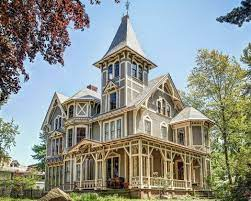
#> input picture homeImage.jpeg, 251 x 201 px
$ python image_blurring.py
#> lines starting #> are read from the running program, lines starting #| are printed output that depends on the picture
# Import Required Packages
import cv2
import numpy as np

# Create a variable containing the path to the image
image_path = 'homeImage.jpeg'

# Read the image from the Disk
image = cv2.imread(image_path)
#> image is the input picture: shape (201, 251, 3); mean B, G, R 138.4, 145.7, 140.8
image = cv2.resize(image, (300, 300), interpolation=cv2.INTER_AREA)
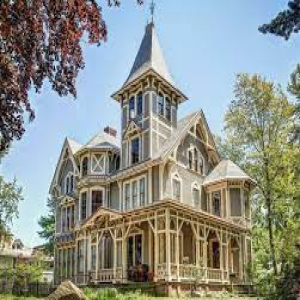
#> image: shape (300, 300, 3); mean B, G, R 138.4, 145.7, 140.7

# The first blurring method we are going to explore is averaging.
# We are going to define a k × k sliding window on top of our image, where k is always an odd number. (we have to use an odd number, otherwise there would not be a true “center”)
# This window is going to slide from left-to-right and from top-to-bottom.
# The pixel at the center of this matrix  is then set to be the average of all other pixels surrounding it.
# As the size of the kernel increases, the more blurred our image will become.
blurred = np.hstack([image, cv2.blur(image, (3, 3)), cv2.blur(image, (5, 5)), cv2.blur(image, (7, 7)), cv2.blur(image, (9, 9)), cv2.blur(image, (11, 11))])
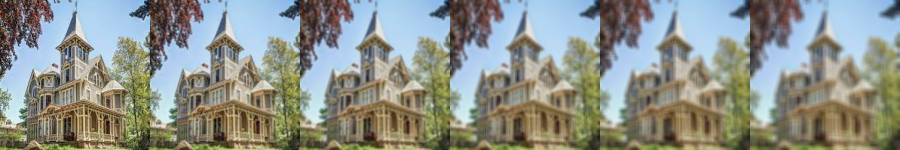
#> blurred: shape (300, 1800, 3) (shown at 1/2 size); mean B, G, R 138.4, 145.6, 140.7
cv2.imshow('Averged Blurring', blurred)
cv2.waitKey(0)

# Next up, we are going to review Gaussian blurring.
# Gaussian blurring is similar to average blurring, but instead of using a simple mean, we are now using a weighted mean,
# where neighborhood pixels that are closer to the central pixel contribute more “weight” to the average.
guassian_blurred = np.hstack([image, cv2.GaussianBlur(image, (3, 3), 0), cv2.GaussianBlur(image, (5, 5), 0), cv2.GaussianBlur(image, (7, 7), 0), cv2.GaussianBlur(image, (9, 9), 0), cv2.GaussianBlur(image, (11, 11), 0)])
cv2.imshow('Guassian Blurred', guassian_blurred)
cv2.waitKey(0)

# Next up, we will use the Median Blur. When applying a median blur, we first define our kernel size k. Then, as in the averaging blurring method.
# we consider all pixels in the neighborhood of size k × k. But, unlike the averaging method, instead of replacing the central pixel
# with the average of the neighborhood, we instead replace the central pixel with the median of the neighborhood.
median_blurred = np.hstack([image, cv2.medianBlur(image, 3), cv2.medianBlur(image, 5), cv2.medianBlur(image, 7), cv2.medianBlur(image, 9), cv2.medianBlur(image, 11)])
cv2.imshow('Median Blur', median_blurred)
cv2.waitKey(0)

# Finally, we will consider the Bi-lateral Blurring. this method is able to preserve edges of an image, while still reducing noise.
# The largest downside to this method is that it is considerably slower than its averaging, Gaussian, and median blurring counterparts.
bilateral_blurring = np.hstack([image, cv2.bilateralFilter(image, 3, 11, 11), cv2.bilateralFilter(image, 5, 21, 21), cv2.bilateralFilter(image, 7, 31, 31), cv2.bilateralFilter(image, 9, 41, 41), cv2.bilateralFilter(image, 11, 51, 51)])
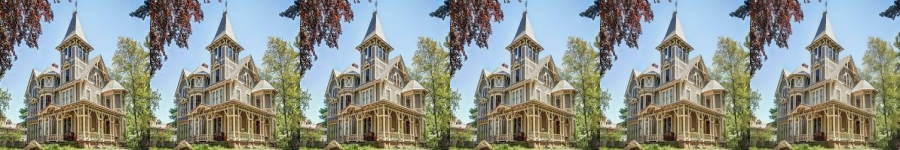
#> bilateral_blurring: shape (300, 1800, 3) (shown at 1/2 size); mean B, G, R 138.4, 145.7, 140.7
cv2.imshow('Bi Lateral Blurring', bilateral_blurring)
cv2.waitKey(0)

$ run again, with appels.jpeg copied over homeImage.jpeg
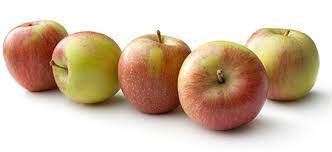
#> input picture appels.jpeg, 332 x 152 px
#> image is the input picture: shape (152, 332, 3); mean B, G, R 167.7, 188.9, 209.8
#> `image = cv2.resize(image, (300, 300), interpolation=cv2.INTER_AREA)`:
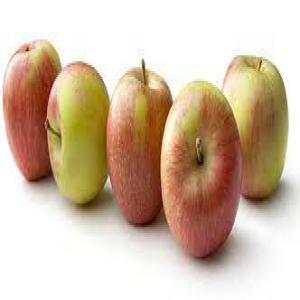
#> image: shape (300, 300, 3); mean B, G, R 167.7, 188.8, 209.8
#> `blurred = np.hstack([image, cv2.blur(image, (3, 3)), cv2.blur(image, (..`:
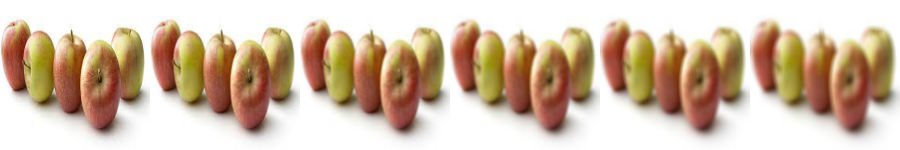
#> blurred: shape (300, 1800, 3) (shown at 1/2 size); mean B, G, R 167.7, 188.8, 209.8
